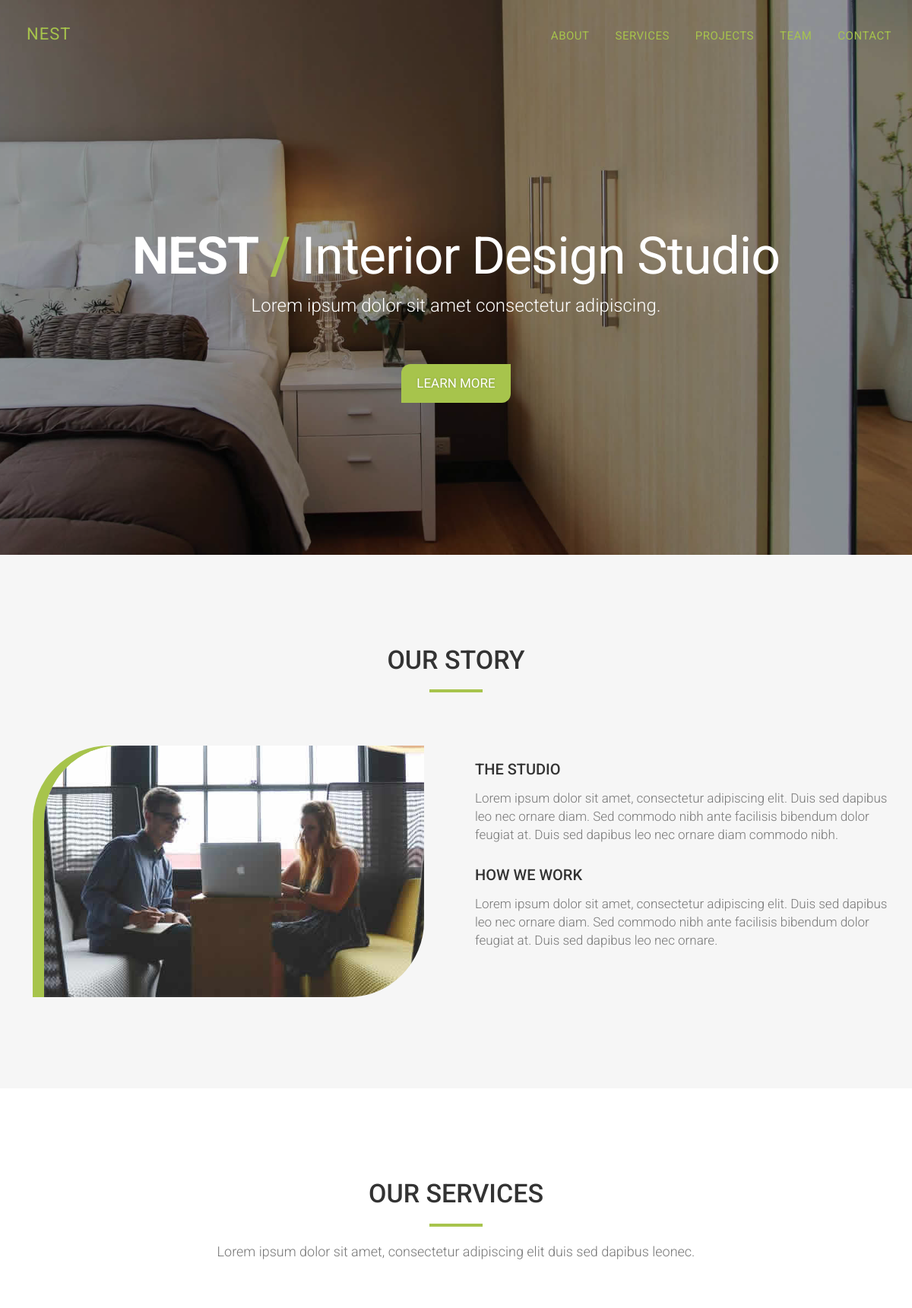
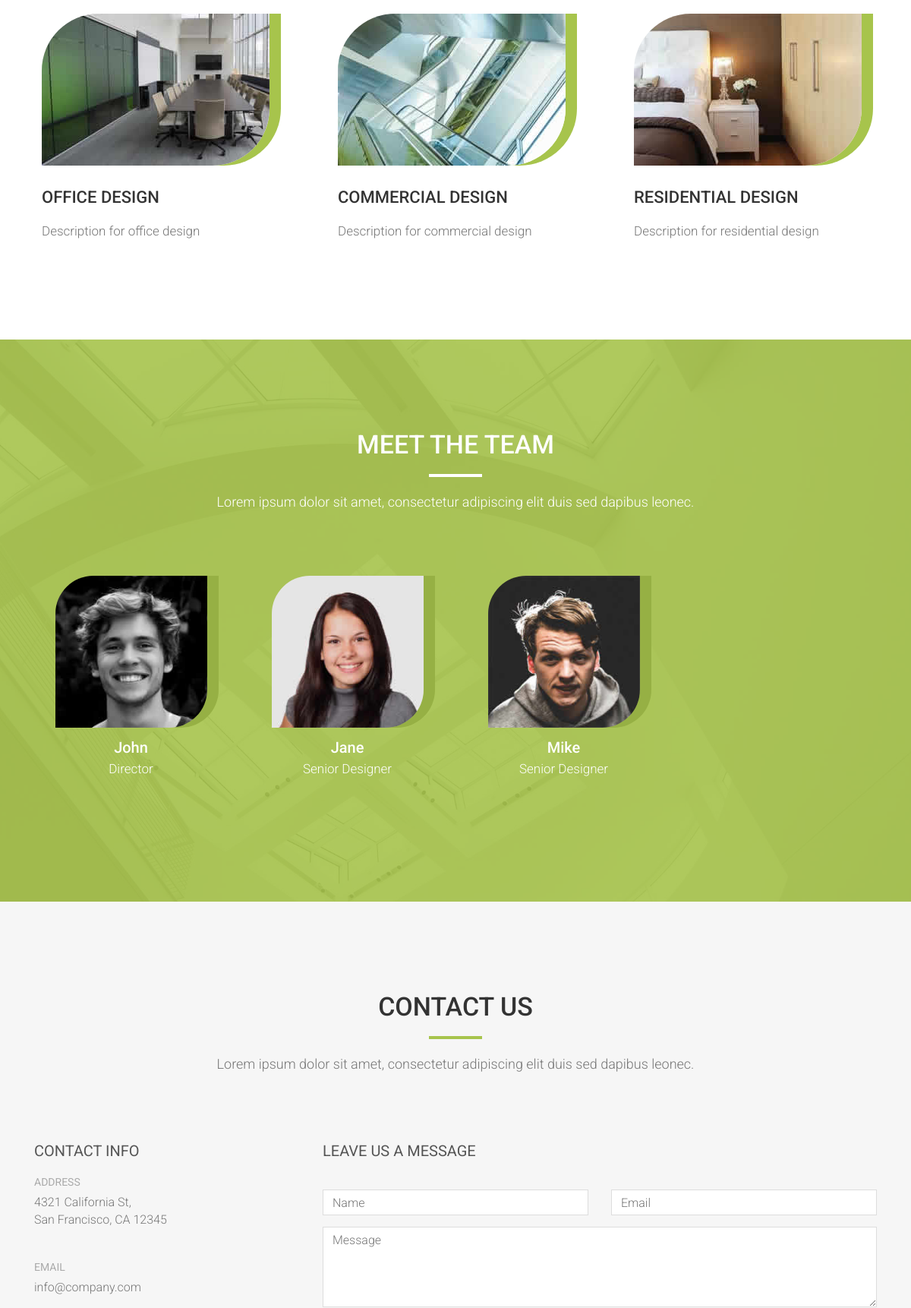
The page / (upper part) on the database its author committed (2 pictures, top to bottom).
### service/models.py (models this page shows, shortened)
class Service(models.Model):
    title = models.CharField(max_length=50)
    description = models.CharField(max_length=150)
    image = models.ImageField(upload_to='images')
    url = models.URLField(blank=True)

class TeamMember(models.Model):
    title = models.CharField(max_length=50)
    description = models.CharField(max_length=50)
    image = models.ImageField(upload_to='images')

### service/views.py (the view)
# urls.py: path('', views.index, name="index"),
def index(request):
    services = Service.objects.all()
    teammembers = TeamMember.objects.all()
    context = {
        'services':services,
        'teammembers':teammembers
    }
    return render(request, 'index.html', context)

### templates/index.html (shortened to what this page needs)
{% extends 'base.html' %}
{% load static %}
{% block content %}
<header id="header">
  <div class="intro">
    <div class="overlay">
      <div class="container">
        <div class="row">
          <div class="intro-text">
            <h1><strong>NEST</strong> <span>/</span> Interior Design Studio</h1>
            <p>Lorem ipsum dolor sit amet consectetur adipiscing.</p>
            <a href="#about" class="btn btn-custom btn-lg page-scroll">Learn More</a> </div>
        </div>
      </div>
    </div>
  </div>
</header>
<div id="about">
  <div class="container">
    <div class="section-title text-center center">
      <h2>Our Story</h2>
      <hr>
    </div>
    <div class="row">
      <div class="col-xs-12 col-md-6 text-center"> <img src="{% static 'img/about.jpg' %}" class="img-responsive" alt=""> </div>
      <div class="col-xs-12 col-md-6">
        <div class="about-text">
          <h3>The Studio</h3>
          <p>Lorem ipsum dolor sit amet, consectetur adipiscing elit. Duis sed dapibus leo nec ornare diam. Sed commodo nibh ante facilisis bibendum dolor feugiat at. Duis sed dapibus leo nec ornare diam commodo nibh.</p>
          <h3>How We Work</h3>
          <p>Lorem ipsum dolor sit amet, consectetur adipiscing elit. Duis sed dapibus leo nec ornare diam. Sed commodo nibh ante facilisis bibendum dolor feugiat at. Duis sed dapibus leo nec ornare.</p>
        </div>
      </div>
    </div>
  </div>
</div>
<div id="services">
  <div class="container">
    <div class="col-md-10 col-md-offset-1 section-title text-center">
      <h2>Our Services</h2>
      <hr>
      <p>Lorem ipsum dolor sit amet, consectetur adipiscing elit duis sed dapibus leonec.</p>
    </div>
    <div class="row">
  {% for service in services %}
      <div class="col-xs-12 col-sm-4 service"> <img src="{{ service.image.url }}" class="img-responsive" alt="Project Title">
        <h3>{{ service.title }}</h3>
        <p>{{ service.description }}</p>
      </div>
  {% endfor %}
    </div>
  </div>
</div>
<div id="team" class="text-center">
  <div class="overlay">
    <div class="container">
      <div class="col-md-8 col-md-offset-2 section-title">
        <h2>Meet the Team</h2>
        <hr>
        <p>Lorem ipsum dolor sit amet, consectetur adipiscing elit duis sed dapibus leonec.</p>
      </div>
      <div id="row">
        {% for member in teammembers %}
        <div class="col-md-3 col-sm-6 team">
          <div class="thumbnail"> <img src="{{ member.image.url }}" alt="..." class="team-img">
            <div class="caption">
              <h3>{{ member.title }}</h3>
              <p>{{ member.description }}</p>
            </div>
          </div>
        </div>
      {% endfor %}
      </div>
    </div>
  </div>
</div>
<div id="contact">
  <div class="container">
    <div class="section-title text-center">
      <h2>Contact Us</h2>
      <hr>
      <p>Lorem ipsum dolor sit amet, consectetur adipiscing elit duis sed dapibus leonec.</p>
    </div>
    <div class="col-md-4">
      <h3>Contact Info</h3>
      <div class="contact-item"> <span>Address</span>
        <p>4321 California St,<br>
          San Francisco, CA 12345</p>
      </div>
      <div class="contact-item"> <span>Email</span>
        <p>info@company.com</p>
      </div>
    </div>
    <div class="col-md-8">
      <h3>Leave us a message</h3>
      <form name="sentMessage" id="contactForm" novalidate>
        <div class="row">
          <div class="col-md-6">
            <div class="form-group">
              <input type="text" id="name" class="form-control" placeholder="Name" required="required">
            </div>
          </div>
          <div class="col-md-6">
            <div class="form-group">
              <input type="email" id="email" class="form-control" placeholder="Email" required="required">
            </div>
          </div>
        </div>
        <div class="form-group">
          <textarea name="message" id="message" class="form-control" rows="4" placeholder="Message" required></textarea>
        </div>
      </form>
    </div>
  </div>
</div>
{% endblock content %}

### templates/base.html (shortened to what this page needs)
<!DOCTYPE html>
{% load static %}
<html lang="en">
<head>
  {% include 'head.html' %}
</head>
<body id="page-top" data-spy="scroll" data-target=".navbar-fixed-top">
{% include 'nav.html' %}
{% block content %}
{% endblock content %}
</body>
</html>

### templates/head.html (shortened to what this page needs)
{% load static %}
<link rel="stylesheet" type="text/css"  href="{% static 'css/bootstrap.css' %}">
<link rel="stylesheet" type="text/css" href="{% static 'fonts/font-awesome/css/font-awesome.css' %}">
<link rel="stylesheet" type="text/css"  href="{% static 'css/style.css' %}">
<link rel="stylesheet" type="text/css" href="{% static 'css/nivo-lightbox/nivo-lightbox.css' %}">
<link rel="stylesheet" type="text/css" href="{% static 'css/nivo-lightbox/default.css' %}">

### templates/nav.html (shortened to what this page needs)
{% load static %}
<nav id="menu" class="navbar navbar-default navbar-fixed-top">
  <div class="container">
    <div class="navbar-header">
      <a class="navbar-brand page-scroll" href="{% url 'index' %}">NEST</a> </div>
    <div class="collapse navbar-collapse" id="bs-example-navbar-collapse-1">
      <ul class="nav navbar-nav navbar-right">
        <li><a href="#about" class="page-scroll">About</a></li>
        <li><a href="#services" class="page-scroll">Services</a></li>
        <li><a href="{% url 'project:all_projects' %}" class="page-scroll">Projects</a></li>
        <li><a href="#team" class="page-scroll">Team</a></li>
        <li><a href="#contact" class="page-scroll">Contact</a></li>
      </ul>
    </div>
  </div>
</nav>

### templates/footer.html (shortened to what this page needs)
{% load static %}

### templates/scripts.html (shortened to what this page needs)
{% load static %}

### static_in_project/css/style.css (style rules this page uses)
body, html { font-family: 'Roboto', sans-serif; text-rendering: optimizeLegibility !important; -webkit-font-smoothing: antialiased !important; color: #777; font-weight: 300; width: 100% !important; height: 100% !important; }
h2 { margin: 0 0 20px 0; font-weight: 500; font-size: 34px; color: #333; text-transform: uppercase; }
h3 { font-size: 22px; font-weight: 500; color: #333; }
p { font-size: 17px; }
a { color: #333; font-weight: 400; }
ul, ol { list-style: none; }
ul, ol { padding: 0; webkit-padding: 0; moz-padding: 0; }
hr { height: 4px; width: 70px; text-align: center; position: relative; background: #a7c44c; margin: 0 auto; margin-bottom: 20px; border: 0; }
#menu { padding: 20px; transition: all 0.8s; }
#menu.navbar-default { background-color: rgba(248, 248, 248, 0); border-color: rgba(231, 231, 231, 0); }
#menu a.navbar-brand { font-size: 22px; color: #a7c44c; font-weight: 400; text-transform: uppercase; letter-spacing: 1px; }
#menu.navbar-default .navbar-nav > li > a { text-transform: uppercase; color: #a7c44c; font-weight: 400; font-size: 15px; padding: 5px 0; border: 2px solid transparent; letter-spacing: 0.5px; margin: 10px 15px 0 15px; }
.section-title { margin-bottom: 70px; }
.section-title p { font-size: 18px; }
.btn-custom { text-transform: uppercase; color: #fff; text-shadow: 0 0 3px #859c3c; background-color: #a7c44c; border: 0; padding: 14px 20px; margin: 0; font-size: 17px; border-radius: 12px 0 12px 0; margin-top: 20px; transition: all 0.5s; }
.intro { display: table; width: 100%; padding: 0; background: url(../img/intro-bg.jpg) no-repeat center bottom; background-color: #e5e5e5; -webkit-background-size: cover; -moz-background-size: cover; background-size: cover; -o-background-size: cover; }
.intro .overlay { background: rgba(0,0,0,0.40); }
.intro h1 { color: #fff; font-size: 68px; font-weight: 400; margin-top: 0; margin-bottom: 10px; letter-spacing: -1px; }
.intro span { color: #a7c44c; font-weight: 600; }
.intro p { color: #fff; font-size: 24px; font-weight: 300; margin-top: 10px; margin-bottom: 40px; }
header .intro-text { padding-top: 300px; padding-bottom: 200px; text-align: center; }
#about { padding: 120px 0; background: #f6f6f6; }
#about h3 { font-size: 20px; text-transform: uppercase; }
#about .about-text { margin-left: 10px; margin-top: 20px; }
#about img { display: inline-block; border-radius: 100px 0 100px 0; box-shadow: -15px 0 #a7c44c; }
#about p { line-height: 24px; margin: 15px 0 30px; }
#services { padding: 120px 0; }
#services .service { padding-left: 40px; }
#services img { width: 300px; border-radius: 75px 0 75px 0; box-shadow: 15px 0 #a7c44c; }
#services h3 { padding: 10px 0; text-transform: uppercase; }
#team { color: #fff; background: #a7c44c url(../img/team-bg.jpg) center top no-repeat; background-size: cover; }
#team .overlay { padding: 120px 0; background: rgba(167, 196, 76, 0.9); }
#team h2, #team p { color: #fff; }
#team hr { background: #fff; }
#team h3 { color: #fff; font-weight: 500; font-size: 20px; margin: 5px 0; }
#team .team-img { width: 200px; height: 200px; border-radius: 50px 0 50px 0; box-shadow: 15px 0 #96b044; }
#team .thumbnail { background: transparent; border: 0; }
#team .thumbnail .caption { padding-top: 10px; }
#team .thumbnail .caption p { color: #fff; }
#contact { padding: 120px 0 60px 0; background: #F6F6F6; }
#contact form { padding: 30px 0; }
#contact h3 { text-transform: uppercase; font-size: 20px; font-weight: 400; color: #555; }
#contact .form-control { display: block; width: 100%; padding: 6px 12px; font-size: 16px; line-height: 1.42857143; color: #444; background-color: #fff; background-image: none; border: 1px solid #ddd; border-radius: 0; -webkit-box-shadow: none; box-shadow: none; -webkit-transition: none; -o-transition: none; transition: none; }
#contact .contact-item { margin: 20px 0 40px 0; }
#contact .contact-item span { font-weight: 400; color: #aaa; text-transform: uppercase; margin-bottom: 6px; display: inline-block; }
#contact .contact-item p { font-size: 16px; }

### rows shown on the page
Service: image (picture), title "OFFICE DESIGN", description "Description for office design"
Service: image (picture), title "COMMERCIAL DESIGN", description "Description for commercial design"
Service: image (picture), title "RESIDENTIAL DESIGN", description "Description for residential design"
TeamMember: image (picture), title "John", description "Director"
TeamMember: image (picture), title "Jane", description "Senior Designer"
TeamMember: image (picture), title "Mike", description "Senior Designer"
